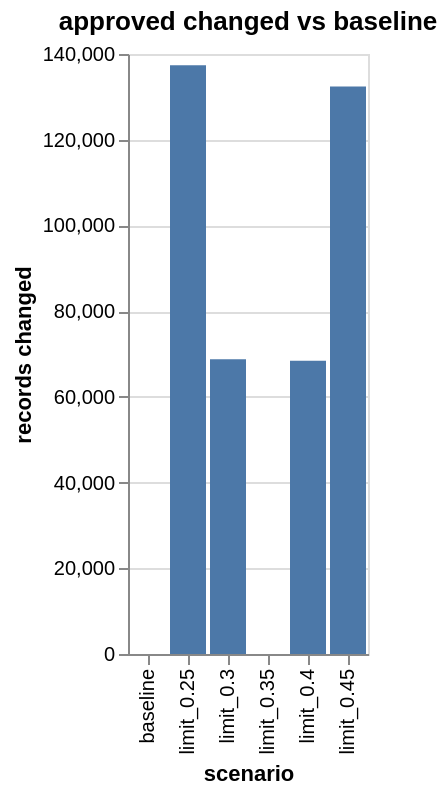
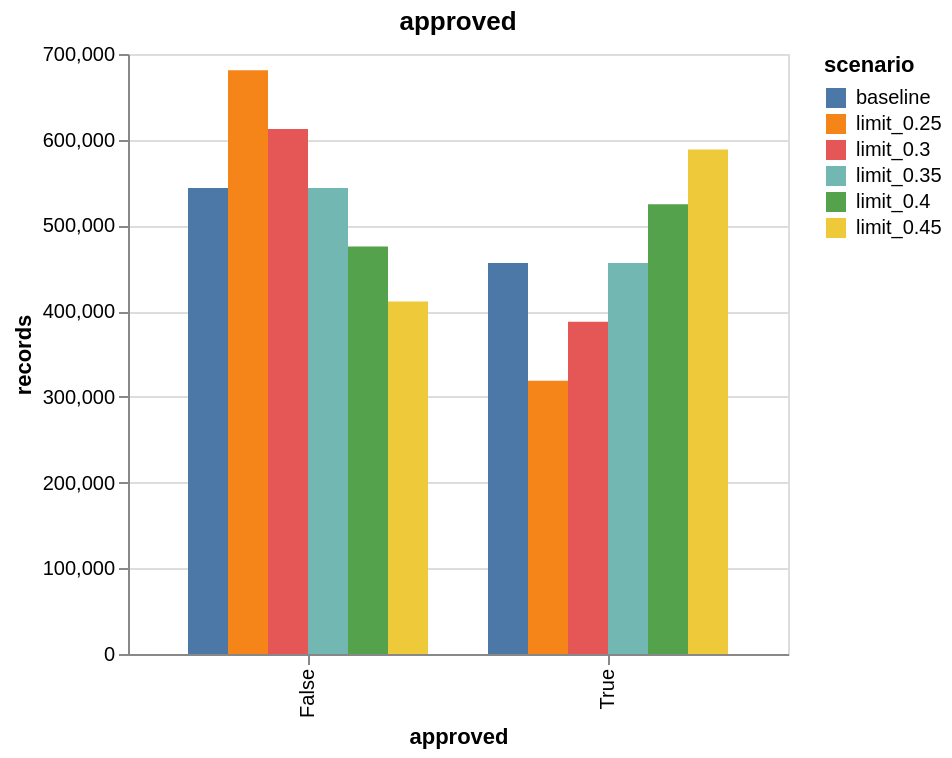

Source (notebook cell) for these figures, in order:
### Markdown cell above
`result.show()` lays the whole run out: status, a table of scenarios, a table
per metric (one row per scenario), then every plot.

### Code cell
result.show()

### Figure 1 — Vega-Lite specification as saved in the notebook (floating-point values rounded to 4 significant figures)
{"config": {"view": {"continuousWidth": 300, "continuousHeight": 300}}, "data": {"name": "data-be9e2a7442123fbf6de44a4caf8b4931"}, "mark": {"type": "bar"}, "encoding": {"tooltip": [{"field": "scenario", "type": "nominal"}, {"field": "changed", "type": "quantitative"}, {"field": "compared", "type": "quantitative"}, {"field": "first", "title": "first changed record", "type": "quantitative"}], "x": {"field": "scenario", "sort": null, "type": "nominal"}, "y": {"field": "changed", "title": "records changed", "type": "quantitative"}}, "title": "approved changed vs baseline", "$schema": "https://vega.github.io/schema/vega-lite/v6.4.1.json", "datasets": {"data-be9e2a7442123fbf6de44a4caf8b4931": [{"scenario": "baseline", "changed": 0, "compared": 1000000, "first": null}, {"scenario": "limit_0.25", "changed": 137350, "compared": 1000000, "first": 0}, {"scenario": "limit_0.3", "changed": 68753, "compared": 1000000, "first": 41}, {"scenario": "limit_0.35", "changed": 0, "compared": 1000000, "first": null}, {"scenario": "limit_0.4", "changed": 68429, "compared": 1000000, "first": 12}, {"scenario": "limit_0.45", "changed": 132410, "compared": 1000000, "first": 7}]}}

### Figure 2 — Vega-Lite specification as saved in the notebook (floating-point values rounded to 4 significant figures)
{"config": {"view": {"continuousWidth": 300, "continuousHeight": 300}}, "data": {"name": "data-97bea848ff80576c6399be262f594a66"}, "mark": {"type": "bar"}, "encoding": {"color": {"field": "scenario", "type": "nominal"}, "tooltip": [{"field": "scenario", "type": "nominal"}, {"field": "value", "type": "nominal"}, {"field": "records", "type": "quantitative"}], "x": {"field": "value", "title": "approved", "type": "nominal"}, "xOffset": {"field": "scenario", "type": "nominal"}, "y": {"field": "records", "type": "quantitative"}}, "title": "approved", "$schema": "https://vega.github.io/schema/vega-lite/v6.4.1.json", "datasets": {"data-97bea848ff80576c6399be262f594a66": [{"scenario": "baseline", "value": "False", "records": 543726}, {"scenario": "baseline", "value": "True", "records": 456274}, {"scenario": "limit_0.25", "value": "False", "records": 681076}, {"scenario": "limit_0.25", "value": "True", "records": 318924}, {"scenario": "limit_0.3", "value": "True", "records": 387521}, {"scenario": "limit_0.3", "value": "False", "records": 612479}, {"scenario": "limit_0.35", "value": "False", "records": 543726}, {"scenario": "limit_0.35", "value": "True", "records": 456274}, {"scenario": "limit_0.4", "value": "True", "records": 524703}, {"scenario": "limit_0.4", "value": "False", "records": 475297}, {"scenario": "limit_0.45", "value": "True", "records": 588684}, {"scenario": "limit_0.45", "value": "False", "records": 411316}]}}
